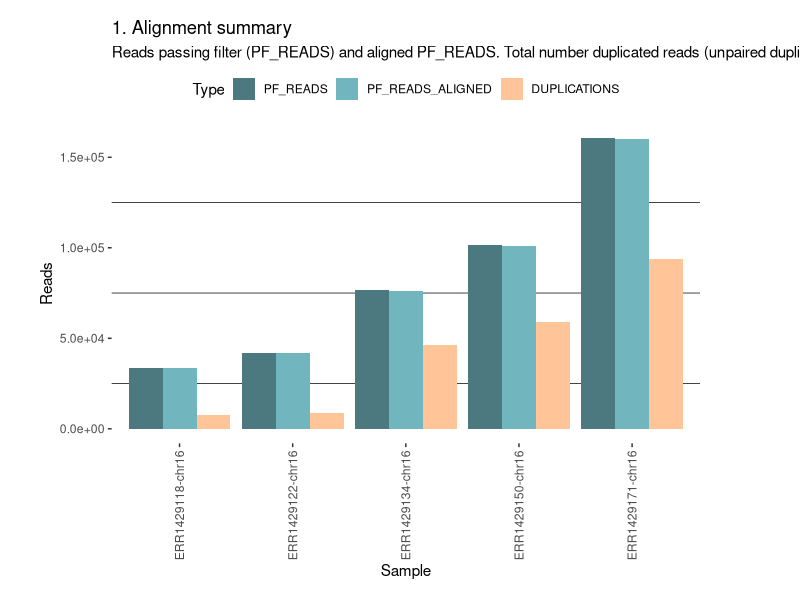
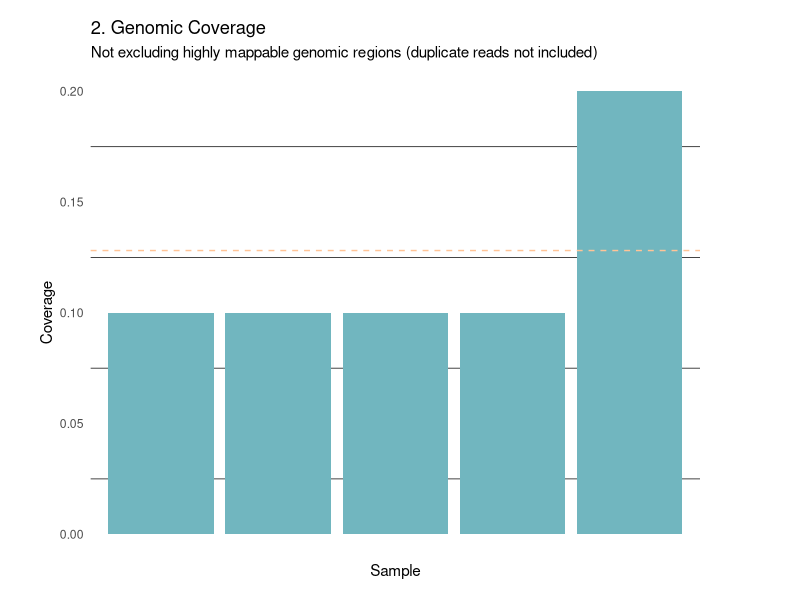
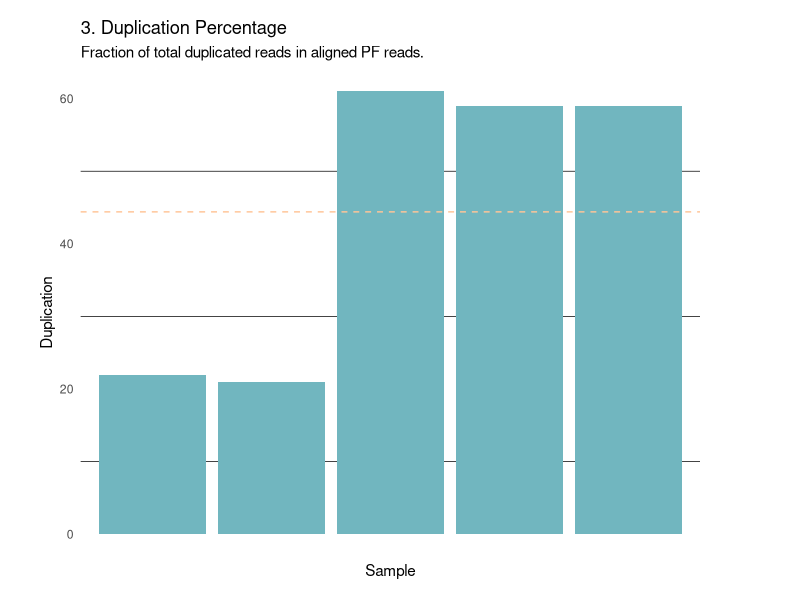
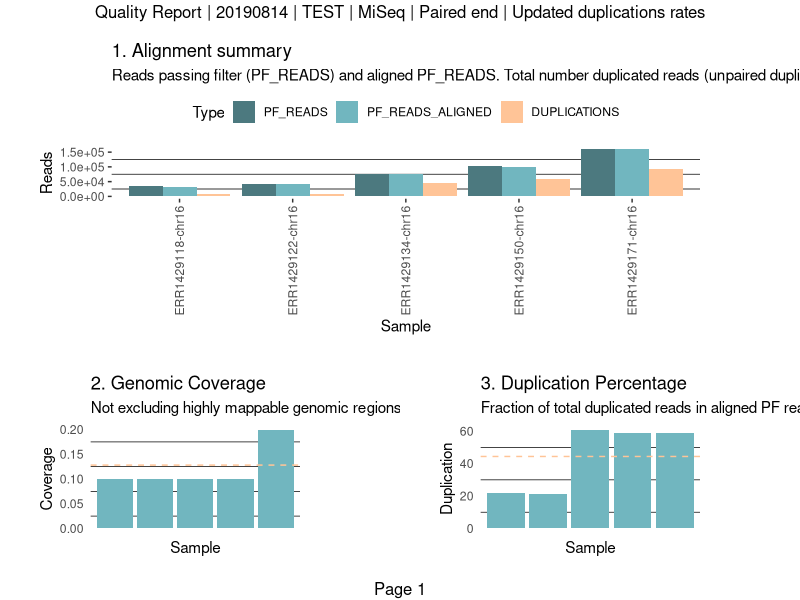

Here is the R script that generated these plots, in order:
library(reshape2)
library(scales)
library(ggplot2)
library(ggthemes)
library(gridExtra)
library(gtable)
library(dplyr)
library(kableExtra)

setwd("./metrics")

# Define run-specs
rundate = "20190814"
runsample = "TEST"
platform = "MiSeq"
se_pe = "Paired end"
runcomments = "Updated duplications rates"

############# Read data and data manipulation #############
# read data
alignmet = read.csv(file = './alignmentmetrics.txt', sep = "\t", header = TRUE)

# subset data (ommit total and mean values)
remove.list <- paste(c("Total", "Mean"), collapse = '|') 
filt_alignmet = alignmet %>% filter(!grepl(remove.list, ID)) 

# format percentage value
filt_alignmet$PCT_COVERAGE = filt_alignmet$PCT_COVERAGE_NO_DUPLICATES * 100
filt_alignmet$PERCENT_DUPLICATION = filt_alignmet$PERCENT_DUPLICATION * 100
filt_alignmet$PCT_PF_READS = filt_alignmet$PCT_PF_READS * 100
filt_alignmet$PCT_PF_READS_ALIGNED = filt_alignmet$PCT_PF_READS_ALIGNED * 100
filt_alignmet$PCT_ADAPTER = filt_alignmet$PCT_ADAPTER * 100

# subset alignment data
up_align = select(filt_alignmet, c(ID, PF_READS, PF_READS_ALIGNED, DUPLICATIONS))
up_align = up_align %>% filter(!grepl(remove.list, ID)) 

# defining mean values
mean_pfreads <- mean(filt_alignmet$PF_READS)
mean_pfreadsal <- mean(filt_alignmet$PF_READS_ALIGNED)
mean_dup <- mean(filt_alignmet$DUPLICATIONS)
mean_cov <- mean(filt_alignmet$PCT_COVERAGE)

# setting colors
colpf = "#4C797F"
colpfa = "#71B6BF"
coldup = "#FFC497"

## alignment summary
# melt data frame
melt_met = melt(up_align, id.var="ID", variable.name="Type")

# define variable names
melt_met$Type = factor(as.character(melt_met$Type), 
                       levels=c("PF_READS", "PF_READS_ALIGNED", "DUPLICATIONS"))

# reorder samples
melt_met = melt_met %>% arrange(ID)

# create a named character vector that relates factor levels to colors.
AlignmentPalette = c(PF_READS=colpf, PF_READS_ALIGNED=colpfa, DUPLICATIONS=coldup)

## coverage summary
# create data.frame
coverage_table = select(filt_alignmet, c(ID, PCT_COVERAGE))

# round coverage pct values to two digits
coverage_table = coverage_table %>% mutate_at(vars(PCT_COVERAGE), funs(round(., 1)))

## duplication rates
# create data.frame
duplications_table = select(filt_alignmet, c(ID, PERCENT_DUPLICATION))

# round coverage pct values to two digits
duplications_table = duplications_table %>% mutate_at(vars(PERCENT_DUPLICATION), funs(round(.)))

# calculate mean duplication rate
mean_duprate = mean(duplications_table$PERCENT_DUPLICATION)

############# plotting #############
# plot alignment data
alignment_plot = ggplot(melt_met, aes(x = ID, y = value, fill = Type)) +
  geom_bar(position = "dodge", stat = "identity") +
  theme(legend.position = "top", axis.text.x = element_text(angle = 90, vjust = 0.5), panel.grid.minor = element_line(color = "black", linetype = "solid"), panel.grid.major = element_blank(), panel.background = element_blank(), plot.margin = unit(c(1,5,1,2), "lines")) +
  scale_y_continuous(labels = scientific) +
  labs(title = "1. Alignment summary", subtitle = "Reads passing filter (PF_READS) and aligned PF_READS. Total number duplicated reads (unpaired duplicates + paired duplicates).", x = "Sample", y = "Reads") +
  scale_fill_manual(values=AlignmentPalette) 

alignment_plot

# plot coverage summary
coverage_plot = ggplot(data = coverage_table, aes(x = coverage_table$ID, y = coverage_table$PCT_COVERAGE, group = 1, label = coverage_table$PCT_COVERAGE)) +
  theme(legend.position = "top", axis.ticks = element_blank(), axis.text.x = element_blank(), panel.grid.minor = element_line(color = "black", linetype = "solid"), panel.grid.major = element_blank(), panel.background = element_blank(), plot.margin = unit(c(1,5,1,2), "lines")) +
  labs(title = "2. Genomic Coverage", subtitle = "Not excluding highly mappable genomic regions (duplicate reads not included)", x = "Sample", y = "Coverage") +
  geom_bar(stat = "identity", fill = colpfa) + 
  geom_hline(yintercept = mean_cov, color=coldup, linetype="dashed")

coverage_plot

# plot duplication rates
duplications_dist_plot = ggplot(data = duplications_table, aes(x = duplications_table$ID, y = duplications_table$PERCENT_DUPLICATION, group = 1, label = duplications_table$PERCENT_DUPLICATION)) +
  theme(legend.position = "top", axis.ticks = element_blank(), axis.text.x = element_blank(), panel.grid.minor = element_line(color = "black", linetype = "solid"), panel.grid.major = element_blank(), panel.background = element_blank(), plot.margin = unit(c(1,5,1,2), "lines")) +
  labs(title = "3. Duplication Percentage", subtitle = "Fraction of total duplicated reads in aligned PF reads.", x = "Sample", y = "Duplication") +
  geom_bar(stat = "identity", fill = colpfa) + 
  geom_hline(yintercept = mean_duprate, color=coldup, linetype="dashed")

duplications_dist_plot

############# merge all plots/data table and export as .pdf #############
# create grid.arrange object
Alignment_QC = grid.arrange(alignment_plot, coverage_plot, duplications_dist_plot, nrow = 5, ncol = 4, name = "Quality Report", top = paste0("Quality Report | ", rundate," | ", runsample," | ", platform," | ", se_pe," | ", runcomments), bottom = "Page 1", layout_matrix = rbind(c(1,1,1,1), c(1,1,1,1), c(1,1,1,1), c(2,2,3,3), c(2,2,3,3)))

# export plot as pdf 
ggsave("alignment_qc.pdf", 
       Alignment_QC,
       path = "../figs/",
       limitsize = FALSE,
       scale = 1, 
       width = 50,
       height = 20, 
       units = c("in"),
       dpi = 300)
